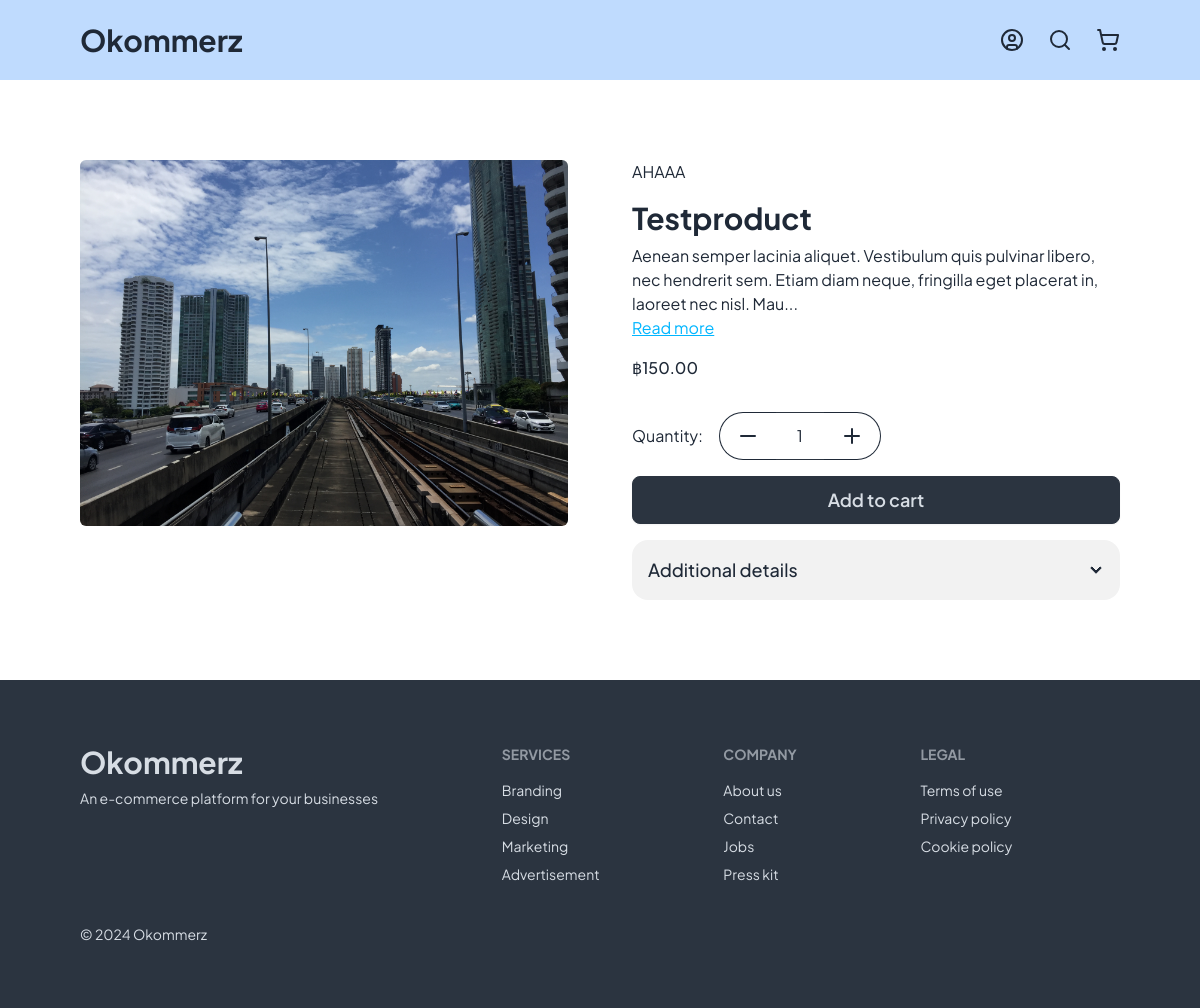
The page /product/1 on the database as committed earlier.
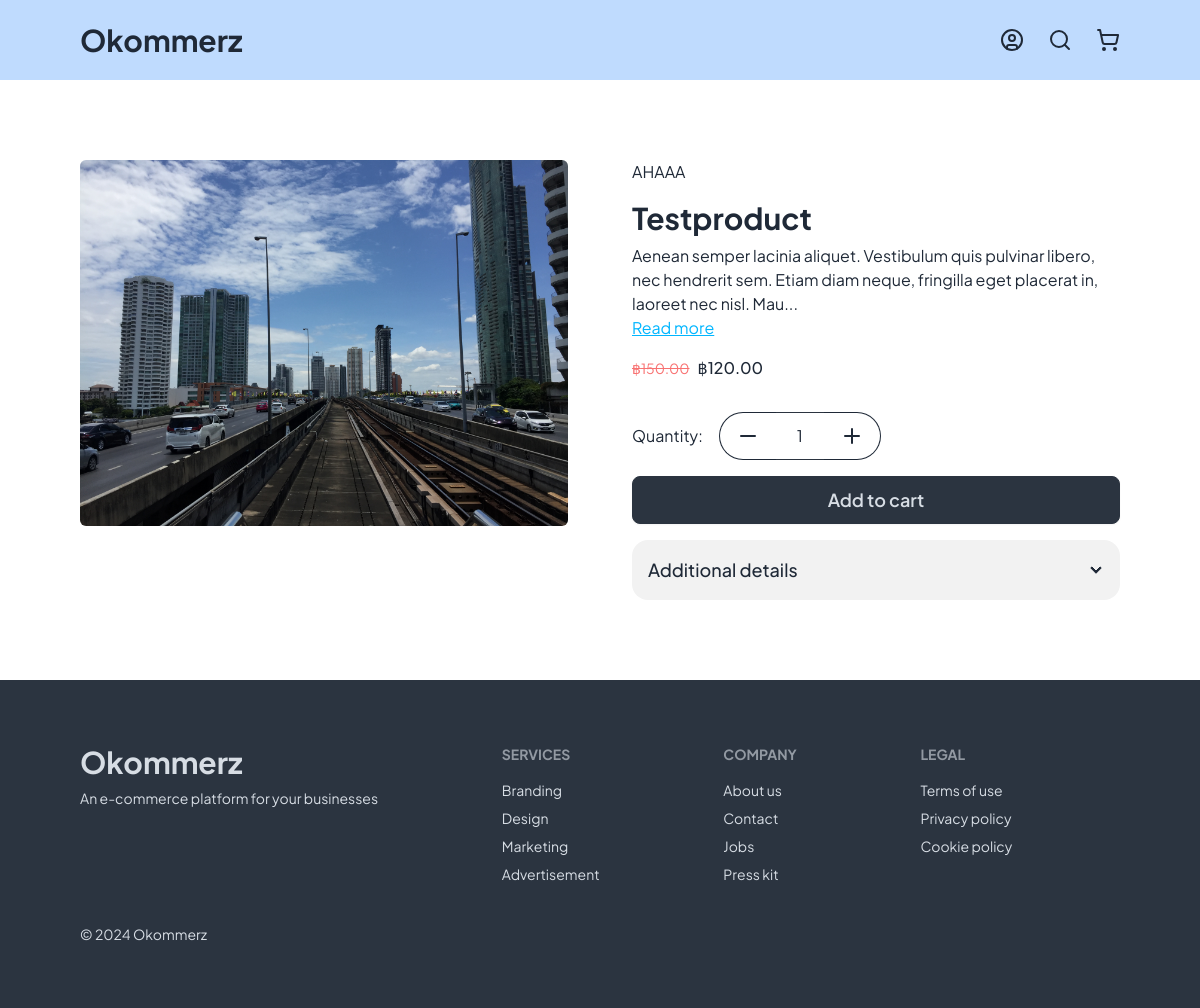
The same page on the database as committed later.
### products/models.py (models this page shows, shortened)
class ProductItem(models.Model):
    product_name = models.CharField(max_length=255)
    description = models.TextField(blank=True, null=True)
    amount = models.IntegerField(default=1)
    product_category = models.ForeignKey(ProductCategory, related_name='product_name', on_delete=models.CASCADE)
    regular_price = models.DecimalField(max_digits=10,decimal_places=2)
    sales_price = models.DecimalField(max_digits=10,decimal_places=2,blank=True,null=True)
    product_image = models.ImageField(upload_to='', blank=True, null=True)
    additional_detail = models.TextField(blank=True, null=True)
    created_at = models.DateTimeField(auto_now_add=True)
    updated_at = models.DateTimeField(auto_now=True)

class ProductCategory(models.Model):
    category = models.CharField(max_length=255, unique=True)
    class Meta:
        verbose_name_plural = "Product categories"
    def __str__(self):
        return self.category

### products/views.py (the view, shortened to what this page needs)
# urls.py: path('product/<int:pk>', views.single_product),
def single_product(request, pk):
    product = get_object_or_404(ProductItem, pk=pk)
    user = request.user
    form = forms.AddToCartForm(request.POST or None)
    return render(request, 'single-product.html', {'form': form, 'product':product})

### products/forms.py
class AddToCartForm(forms.Form):
    quantity = forms.IntegerField(min_value=1)

### products/templates/single-product.html (shortened to what this page needs)
{% extends 'base.html' %}
{% block content %}
<section class='grid grid-cols-1 lg:grid-cols-2 gap-y-10 lg:gap-16'>
  <section>
    {% if product.product_image %}
      <img class='rounded-md w-full' src={{ product.product_image.url }}>
    {% else %}
       <div class='w-full h-[600px] rounded-md bg-gray-200'></div>
    {% endif %}
  </section>
  <section class='flex flex-col gap-y-4'>
    <h2>{{ product.product_category }}</h2>
    <div class='flex flex-col'>
      <h1 class='text-3xl font-bold mb-2'>{{ product.product_name }}</h1>
      {% if product.description|length > 150 %}
        <span id="shorterDescription" style="display: inline">{{ product.description|slice:":150" }}...</span>
        <a id="seeMoreBtn" class='link link-info w-fit' onclick="toggleDescription()">Read more</a>
      {% else %}
        <span>{{ product.description }}</span>
      {% endif %}
    </div>
    {% if product.sales_price %}
    <div class='inline-flex items-center gap-x-2'>
      <p class='line-through text-red-400 text-sm'>฿{{ product.regular_price }}</p>
      <p class='font-medium'>฿{{ product.sales_price }}</p>
    </div>
    {% else %}
      <p class='font-medium'>฿{{ product.regular_price }}</p>
    {% endif %}
    <form method='POST'>
      <div class='flex gap-x-4 my-4 items-center'>
        <h3>Quantity:</h3>
        <div class='flex'>
          <div class='btn btn-outline rounded-l-full border-r-0' onclick="decreaseAmount()">
            <svg xmlns="http://www.w3.org/2000/svg" width="24" height="24" viewBox="0 0 24 24" fill="none" stroke="currentColor" stroke-width="2" stroke-linecap="round" stroke-linejoin="round" class="lucide lucide-minus"><path d="M5 12h14"/></svg>
          </div>
          <input type='number' class='border-neutral border-y w-12 outline-none text-center' id='id_quantity' name='quantity' min="1" value="1" max="{{ product.amount }}"/>
          <div class='btn btn-outline rounded-r-full border-l-0' onclick="increaseAmount()">
            <svg xmlns="http://www.w3.org/2000/svg" width="24" height="24" viewBox="0 0 24 24" fill="none" stroke="currentColor" stroke-width="2" stroke-linecap="round" stroke-linejoin="round" class="lucide lucide-plus"><path d="M5 12h14"/><path d="M12 5v14"/></svg>
          </div>
        </div>
      </div>
      <button class="btn btn-neutral w-full text-lg" onclick='addToCart()'>Add to cart</button>
    </form>
    {% if product.additional_detail %}
    <div class="collapse bg-base-200 collapse-arrow">
      <div class="collapse-title text-lg font-medium">
        Additional details
      </div>
    </div>
    {% endif %}
  </section>
</section>
{% endblock %}

Rows that differ between the two databases and show on the page:
changed ProductItem "Testproduct": sales_price (not shown) → "120.00"
